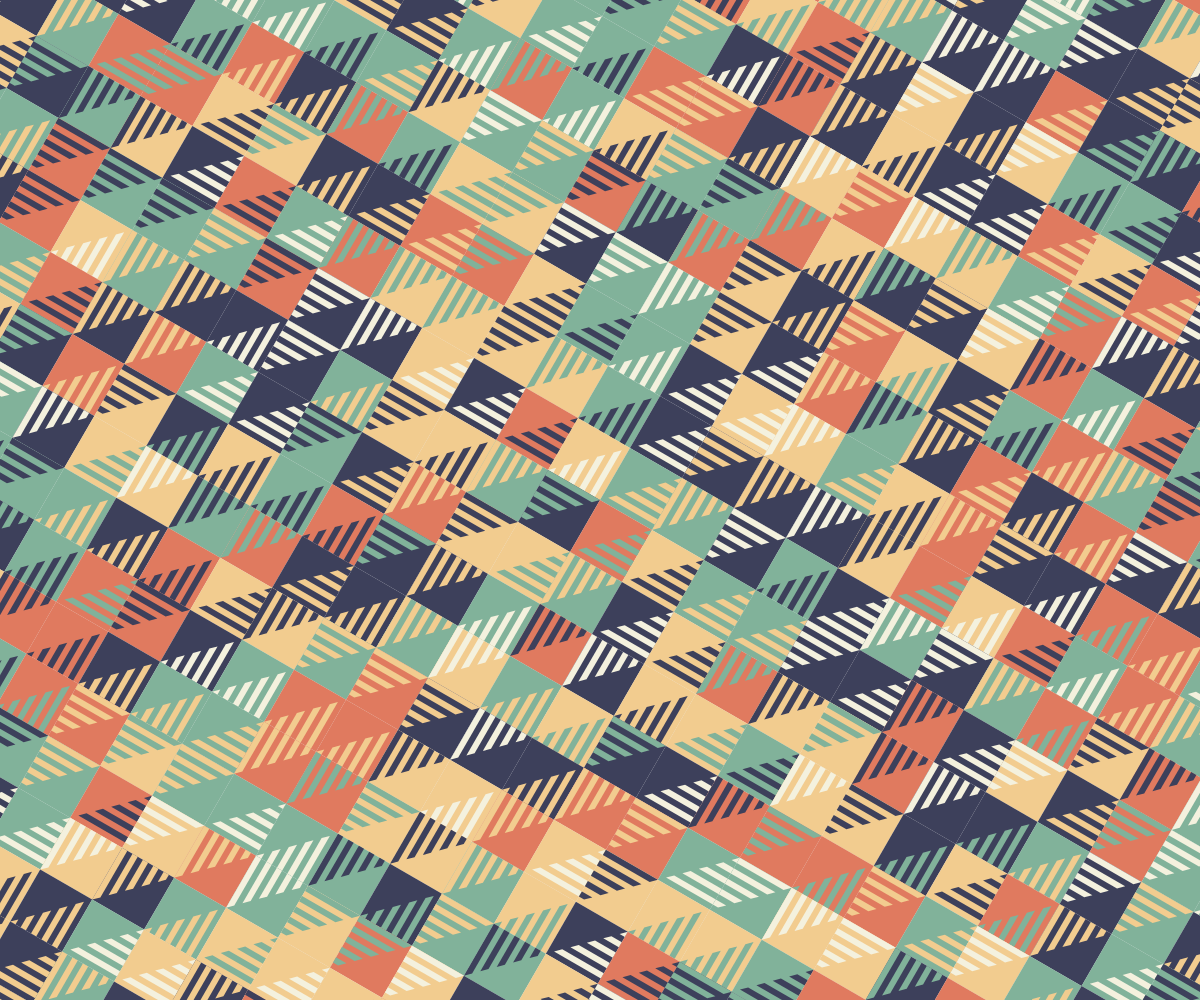
Frame 1 (no input)
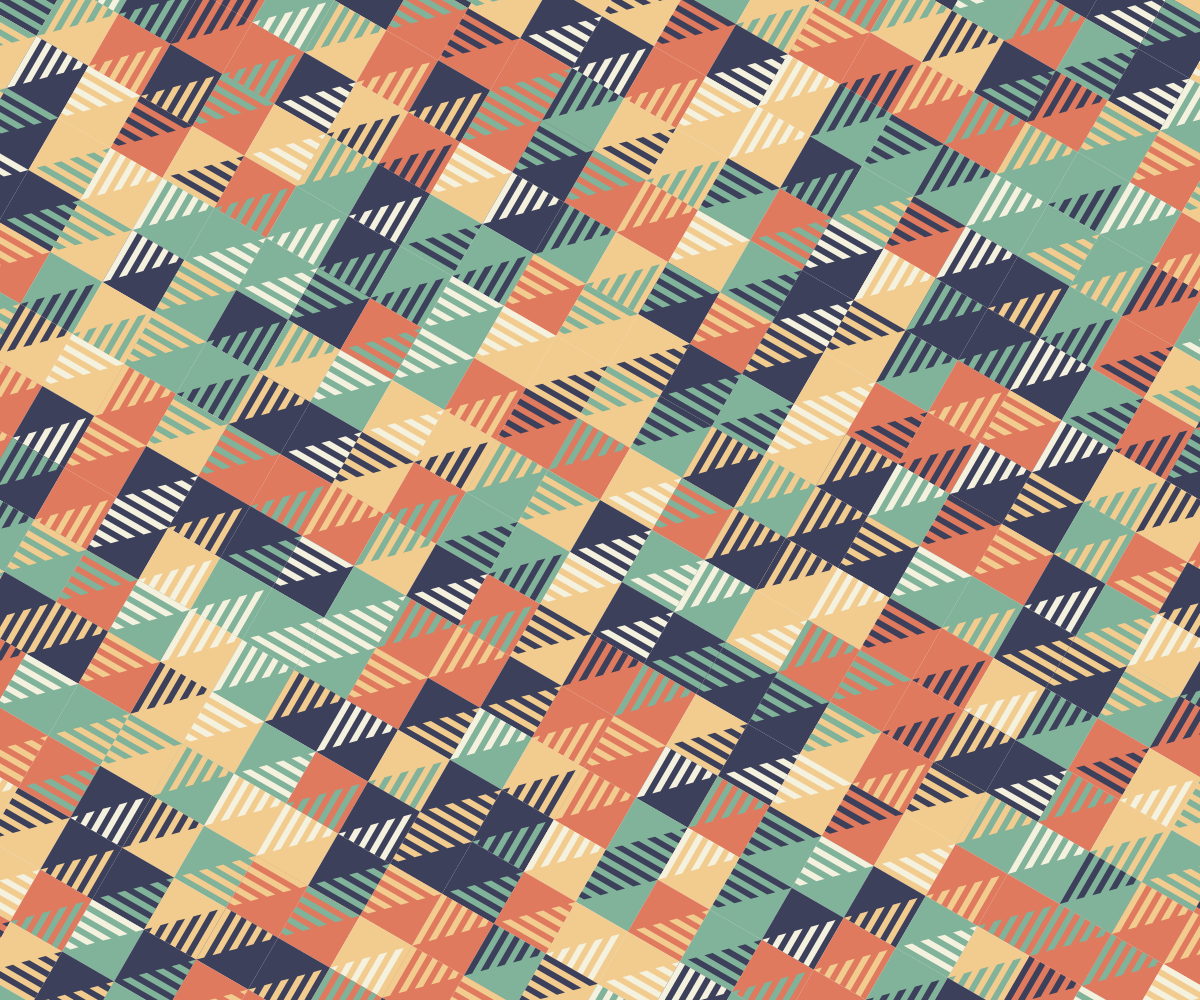
Frame 2 (the mouse pressed at the canvas centre, redrawn once)

The p5.js sketch that drew these frames (run headless with seeded random() and noise() and a simulated clock; the mouse was pressed at the canvas centre and the sketch redrawn once):

// p5.js sketch
// ── sketch.js
"use strict"

const COLORS = ["#F4F1DE", "#E07A5F", "#3D405B", "#81B29A", "#F2CC8F"];
const WHITE  = "#EEEEEE";
const BLACK  = "#333333";

function setup(){
	createCanvas(windowWidth, windowHeight);
	angleMode(DEGREES); //rectMode(CORNER);
	textAlign(CENTER, BOTTOM); textSize(10);
	noLoop();
}

function draw(){
	background(WHITE);
	noFill(); noStroke();
	strokeCap(SQUARE);

	push();
	translate(width/2, height/2);
	rotate(30);
	const len = 60;
	const rows = floor(height / len) + 1;
	const cols = floor(width / len) + 1;
	for(let r=-rows; r<rows; r++){
		for(let c=-cols; c<cols; c++){
			const x = c * len;
			const y = r * len;
			const lineW = len / 10;
			const colors = getColorList(COLORS);
			const rdm = random();
			if(rdm < 0.25){
				drawShapeA(x, y, len, lineW, colors);
			}else if(rdm < 0.50){
				drawShapeB(x, y, len, lineW, colors);
			}else if(rdm < 0.75){
				drawShapeC(x, y, len, lineW, colors);
			}else{
				drawShapeD(x, y, len, lineW, colors);
			}
		}
	}
	pop();
}

function drawShapeA(x, y, len, lineW, colors){
	const lines = floor(len / lineW);
	push();
	translate(x, y);
	fill(colors[0]);
	square(0, 0, len);
	fill(colors[1]);
	for(let i=0; i<lines; i++){
		if(i%2!=0) continue;
		beginShape();
		vertex(0, lineW*i);
		vertex(len - lineW*i, lineW*i);
		vertex(len - lineW*(i+1), lineW*(i+1));
		vertex(0, lineW*(i+1));
		endShape(CLOSE);
	}
	pop();
}

function drawShapeB(x, y, len, lineW, colors){
	const lines = floor(len / lineW);
	push();
	translate(x, y);
	fill(colors[0]);
	square(0, 0, len);
	fill(colors[1]);
	for(let i=0; i<lines; i++){
		if(i%2!=0) continue;
		beginShape();
		vertex(len, lineW*i);
		vertex(len - lineW*i, lineW*i);
		vertex(len - lineW*(i+1), lineW*(i+1));
		vertex(len, lineW*(i+1));
		endShape(CLOSE);
	}
	pop();
}

function drawShapeC(x, y, len, lineW, colors){
	const lines = floor(len / lineW);
	push();
	translate(x, y);
	fill(colors[0]);
	square(0, 0, len);
	fill(colors[1]);
	for(let i=0; i<lines; i++){
		if(i%2!=0) continue;
		beginShape();
		vertex(lineW*i, 0);
		vertex(lineW*i, len - lineW*i);
		vertex(lineW*(i+1), len - lineW*(i+1));
		vertex(lineW*(i+1), 0);
		endShape(CLOSE);
	}
	pop();
}

function drawShapeD(x, y, len, lineW, colors){
	const lines = floor(len / lineW);
	push();
	translate(x, y);
	fill(colors[0]);
	square(0, 0, len);
	fill(colors[1]);
	for(let i=0; i<lines; i++){
		if(i%2!=0) continue;
		beginShape();
		vertex(lineW*i, len);
		vertex(lineW*i, len - lineW*i);
		vertex(lineW*(i+1), len - lineW*(i+1));
		vertex(lineW*(i+1), len);
		endShape(CLOSE);
	}
	pop();
}

function getColor(colors){
	return colors[floor(random()*colors.length)];
}

function getColorList(colors){
	const list = Array.from(colors);
	for(let i=list.length-1; 0<=i; i--){
		const rdm = floor(random(i));
		const tmp = list[rdm];
		list[rdm] = list[i];
		list[i] = tmp;
	}
	return list;
}
